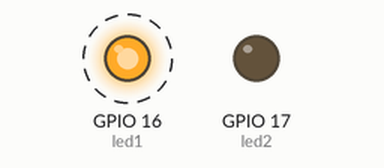
The program below on a simulated ESP32. Shown: output pins drawn as LEDs (lit = HIGH). Dashed ring = blinking.

Above: at 0.2 s.
Timing chart, 0 to 3.0 s (numbered marks = the images above):
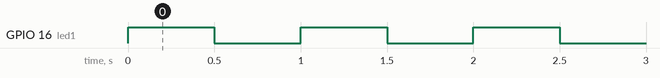

The program:

main.cpp
```cpp
#include <Arduino.h>

const int led1 = 16; // Pin of the LED
const int led2 = 17; // Pin of the LED
void toggleLED2(void * parameter);
void toggleLED(void * parameter);

void setup(){
  Serial.begin(115200);
  pinMode(led1, OUTPUT);
  pinMode(led2, OUTPUT);

xTaskCreate(
    toggleLED2,      // Function that should be called
    "Upload to AWS",    // Name of the task (for debugging)
    1000,               // Stack size (bytes)
    NULL,               // Parameter to pass
    1,                  // Task priority
    NULL
);
    xTaskCreate(
    toggleLED,    // Function that should be called
    "Toggle LED",   // Name of the task (for debugging)
    1000,            // Stack size (bytes)
    NULL,            // Parameter to pass
    1,               // Task priority
    NULL         // Task handle
  );


}


void toggleLED(void * parameter){
  for(;;){ // infinite loop
  // Turn the LED on
    digitalWrite(led1, HIGH);

    // Pause the task for 500ms
    vTaskDelay(500 / portTICK_PERIOD_MS);

    // Turn the LED off
    digitalWrite(led1, LOW);

    // Pause the task again for pinMode(led2, OUTPUT);500ms
    vTaskDelay(500 / portTICK_PERIOD_MS);
  }

    // When you're done, call vTaskDelete. Don't forget this!
    vTaskDelete(NULL);
}


void toggleLED2(void * parameter){
  for(;;){ // infinite loop
  // Turn the LED on
    digitalWrite(led1, LOW);

    // Pause the task for 500ms
    vTaskDelay(500 / portTICK_PERIOD_MS);

    // Turn the LED off
    digitalWrite(led1, HIGH);

    // Pause the task again for pinMode(led2, OUTPUT);500ms
    vTaskDelay(500 / portTICK_PERIOD_MS);
  }

    // When you're done, call vTaskDelete. Don't forget this!
    vTaskDelete(NULL);
}
/*
VOID
  uploadToAWS(void *parameter)
  {
    // Implement your custom logic here
    Serial.print("Task is running on: ");
    Serial.println(xPortGetCoreID());

    // Turn the LED off
    // Turn the LED off
    digitalWrite(led2, HIGH);
    // Pause the task again for 500ms
    vTaskDelay(500 / portTICK_PERIOD_MS);

    digitalWrite(led2, LOW);

    // Pause the task again for 500ms
    vTaskDelay(500 / portTICK_PERIOD_MS);

    // When you're done, call vTaskDelete. Don't forget this!
    vTaskDelete(NULL);
  }
*/
void loop(){

}
```

Measured:
- by itself, GPIO 16 (led1): alternates HIGH for 0.50 s and LOW for 0.50 s
